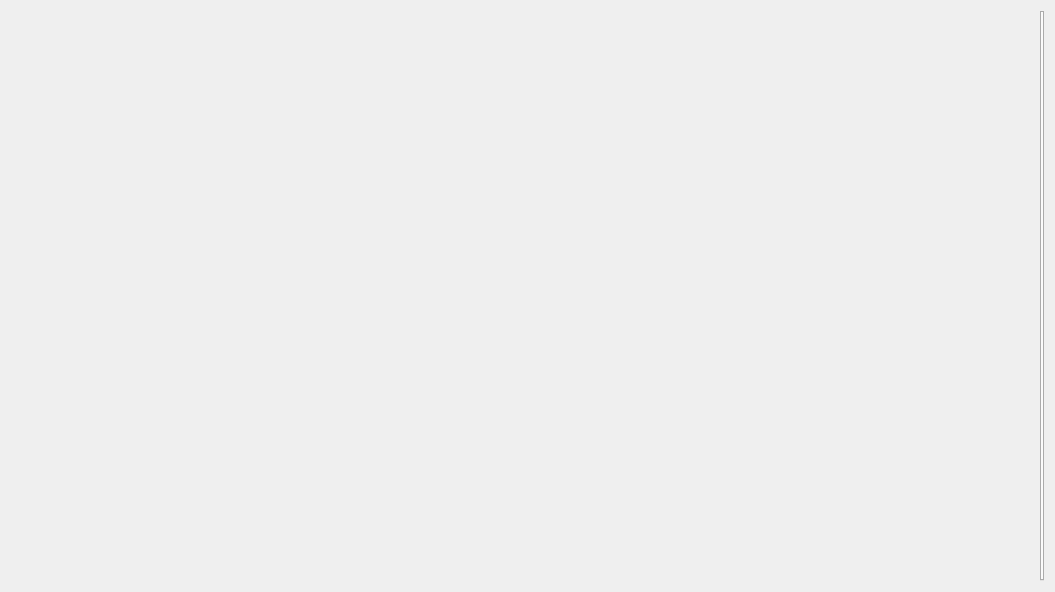
<?xml version="1.0" encoding="UTF-8"?>
<ui version="4.0">
 <class>FormAnalysis1D</class>
 <widget class="QWidget" name="FormAnalysis1D">
  <property name="geometry">
   <rect>
    <x>0</x>
    <y>0</y>
    <width>1055</width>
    <height>592</height>
   </rect>
  </property>
  <property name="windowTitle">
   <string>Analysis1D</string>
  </property>
  <property name="windowIcon">
   <iconset>
    <normaloff>:/new/icons/qpx.xpm</normaloff>:/new/icons/qpx.xpm</iconset>
  </property>
  <layout class="QGridLayout" name="gridLayout">
   <item row="0" column="1">
    <widget class="QTabWidget" name="tabs">
     <property name="sizePolicy">
      <sizepolicy hsizetype="Preferred" vsizetype="Expanding">
       <horstretch>0</horstretch>
       <verstretch>0</verstretch>
      </sizepolicy>
     </property>
     <property name="tabPosition">
      <enum>QTabWidget::East</enum>
     </property>
     <property name="currentIndex">
      <number>-1</number>
     </property>
    </widget>
   </item>
   <item row="0" column="0">
    <widget class="FormFitter" name="plotSpectrum" native="true">
     <property name="sizePolicy">
      <sizepolicy hsizetype="Expanding" vsizetype="MinimumExpanding">
       <horstretch>0</horstretch>
       <verstretch>0</verstretch>
      </sizepolicy>
     </property>
    </widget>
   </item>
  </layout>
 </widget>
 <customwidgets>
  <customwidget>
   <class>FormFitter</class>
   <extends>QWidget</extends>
   <header>gui/fitter/FormFitter.h</header>
   <container>1</container>
  </customwidget>
 </customwidgets>
 <resources/>
 <connections/>
</ui>
